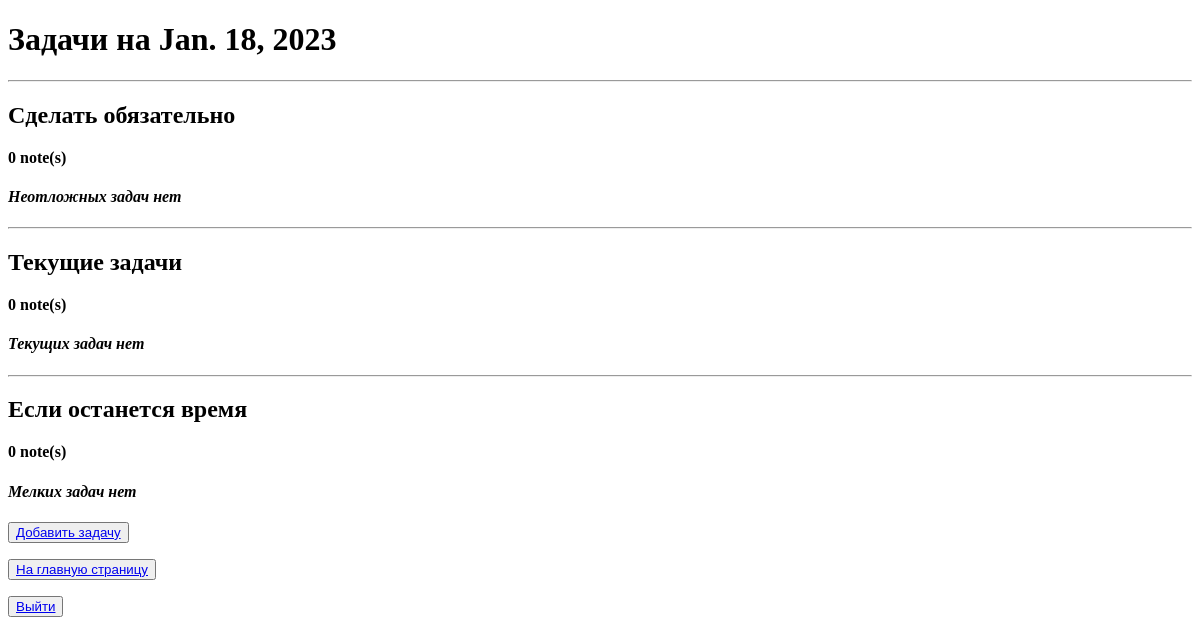
The app's page /main/18-01-2023/, older data.
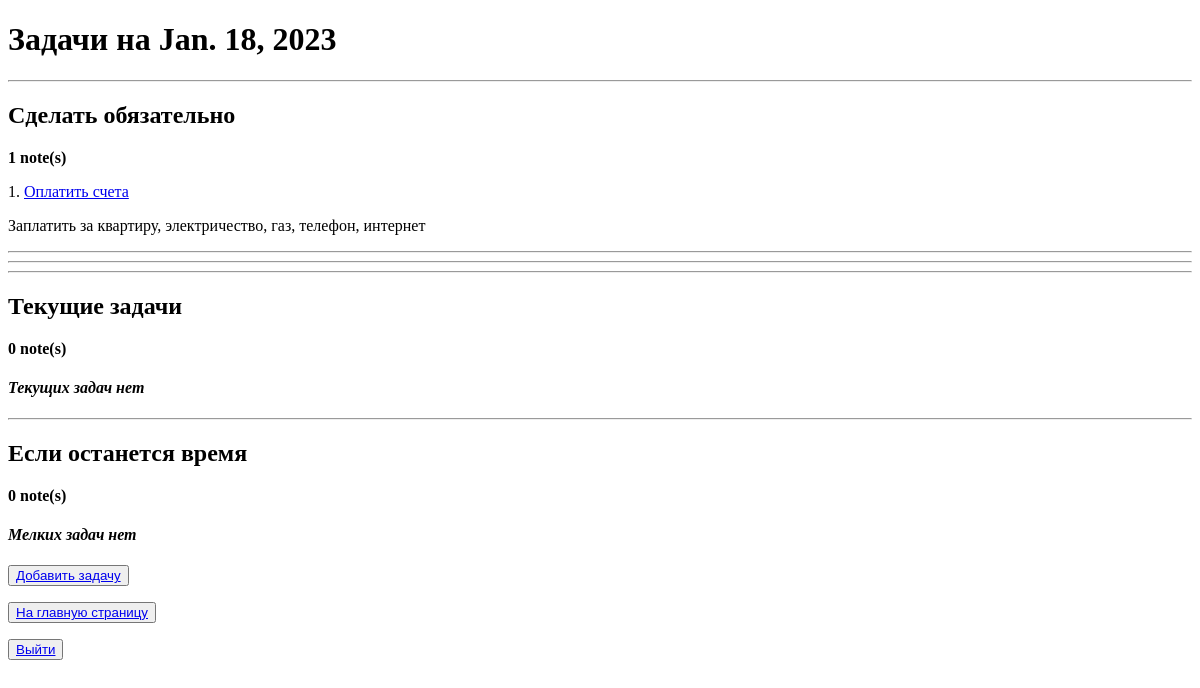
The same page, newer data.
### notes/models.py (models this page shows, shortened)
class Note(models.Model):
    LOW = 0
    NORMAL = 1
    HIGH = 2
    PRIORITIES = [
        (LOW, 'Low'),
        (NORMAL, 'Normal'),
        (HIGH, 'High'),
    ]
    note_title = models.CharField(max_length=250)
    note_text = models.TextField()
    note_priority = models.IntegerField(choices=PRIORITIES, default=0)
    note_time = models.DateField(blank=True)
    note_author = models.ForeignKey(User, on_delete=models.CASCADE)
    tags = models.ManyToManyField(Tag)

### notes/views.py (the view)
# urls.py: path('<date:date>/', DateList.as_view(), name='date_notes'),
class DateList(ListView):
    model = Note
    template_name = 'date_notes.html'
    def get_context_data(self, **kwargs):
        context = super(DateList, self).get_context_data(**kwargs)
        context['notes_low'] = Note.objects.filter(note_time=self.kwargs['date']).filter(note_priority=0)
        context['notes_normal'] = Note.objects.filter(note_time=self.kwargs['date']).filter(note_priority=1)
        context['notes_high'] = Note.objects.filter(note_time=self.kwargs['date']).filter(note_priority=2)
        context['date'] = self.kwargs['date']
        return context

### notes/path_converters.py (called while the page is built)
    def to_python(self, value: str):
        return datetime.strptime(value, '%d-%m-%Y').date()

### templates/date_notes.html (shortened to what this page needs)
{% extends 'default.html' %}
{% block content %}
<h1>Задачи на {{ date }}</h1>
<hr>
<h2>Сделать обязательно</h2>
<b>{{ notes_high|length }} note(s)</b>
    {% if notes_high %}
        {% for note in notes_high %}
                    <p>{{ forloop.counter }}. <a href="{% url 'note_detail' note.pk %}">{{ note.note_title }}</a></p>
                    <p>{{ note.note_text }}</p>
<hr>
        {% endfor %}
<hr>
    {% else %}
        <h4><i>Неотложных задач нет</i></h4>
    {% endif %}
<hr>
<h2>Текущие задачи</h2>
   <b>{{ notes_normal|length }} note(s)</b>
    {% if notes_normal %}
        {% for note in notes_normal %}
                    <p>{{ forloop.counter }}. <a href="{% url 'note_detail' note.pk %}">{{ note.note_title }}</a></p>
                    <p>{{ note.note_text }}</p>
<hr>
        {% endfor %}
<hr>
    {% else %}
        <h4><i>Текущих задач нет</i></h4>
    {% endif %}
<hr>
<h2>Если останется время</h2>
    <b>{{ notes_low|length }} note(s)</b>
    {% if notes_low %}
            {% for note in notes_low %}
                    <p>{{ forloop.counter }}. <a href="{% url 'note_detail' note.pk %}">{{ note.note_title }}</a></p>
                    <p>{{ note.note_text }}</p>
<hr>
            {% endfor %}
    {% else %}
        <h4><i>Мелких задач нет</i></h4>
    {% endif %}
<p><button> <a href="{% url 'note_add' %}">Добавить задачу</a> </button></p>
<p><button> <a href="{% url 'main' %}">На главную страницу</a> </button></p>
<p><button> <a href="{% url 'logout' %}">Выйти</a> </button></p>
{% endblock content %}

Row changes from the older to the newer data that the page shows:
added Note: note_time "Jan. 18, 2023", note_title "Оплатить счета", note_text "Заплатить за квартиру, электричество, газ, телефон, интернет"
Text that changed along with them:
{{ notes_high|length }}: "0" → "1"
{{ date }}: "Jan. 18, 2023" → (not shown)
text no longer shown: "Неотложных задач нет"
